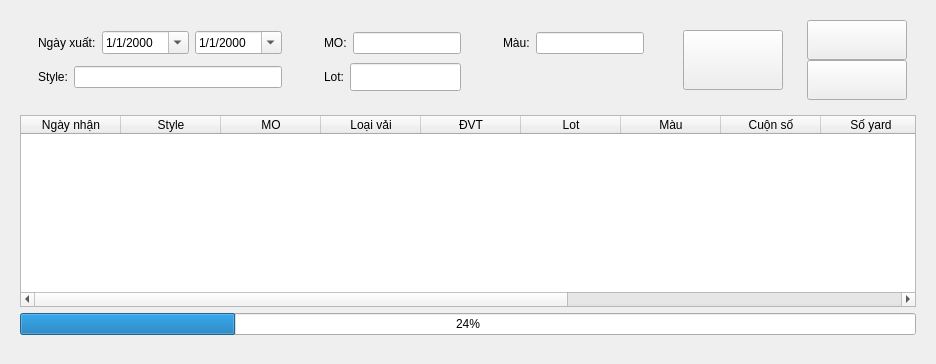
      <widget class="QWidget" name="tab_3">
       <attribute name="title">
        <string>Xuất kho</string>
       </attribute>
       <layout class="QVBoxLayout" name="verticalLayout_44">
        <item>
         <widget class="QWidget" name="widget_93" native="true">
          <layout class="QHBoxLayout" name="horizontalLayout_52">
           <item>
            <widget class="QWidget" name="widget_94" native="true">
             <layout class="QVBoxLayout" name="verticalLayout_39">
              <item>
               <widget class="QWidget" name="widget_95" native="true">
                <layout class="QHBoxLayout" name="horizontalLayout_53">
                 <property name="topMargin">
                  <number>0</number>
                 </property>
                 <property name="bottomMargin">
                  <number>0</number>
                 </property>
                 <item>
                  <widget class="QLabel" name="label_31">
                   <property name="text">
                    <string>Ngày xuất:</string>
                   </property>
                  </widget>
                 </item>
                 <item>
                  <widget class="QDateEdit" name="de301">
                   <property name="displayFormat">
                    <string>d/M/yyyy</string>
                   </property>
                   <property name="calendarPopup">
                    <bool>true</bool>
                   </property>
                  </widget>
                 </item>
                 <item>
                  <widget class="QDateEdit" name="de302">
                   <property name="displayFormat">
                    <string>d/M/yyyy</string>
                   </property>
                   <property name="calendarPopup">
                    <bool>true</bool>
                   </property>
                  </widget>
                 </item>
                </layout>
               </widget>
              </item>
              <item>
               <widget class="QWidget" name="widget_96" native="true">
                <layout class="QHBoxLayout" name="horizontalLayout_54">
                 <property name="topMargin">
                  <number>0</number>
                 </property>
                 <property name="bottomMargin">
                  <number>0</number>
                 </property>
                 <item>
                  <widget class="QLabel" name="label_32">
                   <property name="text">
                    <string>Style:</string>
                   </property>
                  </widget>
                 </item>
                 <item>
                  <widget class="QLineEdit" name="tb301">
                   <property name="text">
                    <string/>
                   </property>
                  </widget>
                 </item>
                </layout>
               </widget>
              </item>
             </layout>
            </widget>
           </item>
           <item>
            <widget class="QWidget" name="widget_97" native="true">
             <layout class="QVBoxLayout" name="verticalLayout_40">
              <item>
               <widget class="QWidget" name="widget_98" native="true">
                <layout class="QHBoxLayout" name="horizontalLayout_55">
                 <property name="topMargin">
                  <number>0</number>
                 </property>
                 <property name="bottomMargin">
                  <number>0</number>
                 </property>
                 <item>
                  <widget class="QLabel" name="label_33">
                   <property name="text">
                    <string>MO:</string>
                   </property>
                  </widget>
                 </item>
                 <item>
                  <widget class="QLineEdit" name="tb302">
                   <property name="text">
                    <string/>
                   </property>
                  </widget>
                 </item>
                </layout>
               </widget>
              </item>
              <item>
               <widget class="QWidget" name="widget_99" native="true">
                <layout class="QHBoxLayout" name="horizontalLayout_56">
                 <property name="topMargin">
                  <number>0</number>
                 </property>
                 <property name="bottomMargin">
                  <number>0</number>
                 </property>
                 <item>
                  <widget class="QLabel" name="label_34">
                   <property name="text">
                    <string>Lot:</string>
                   </property>
                  </widget>
                 </item>
                 <item>
                  <widget class="QLineEdit" name="tb303">
                   <property name="sizePolicy">
                    <sizepolicy hsizetype="Expanding" vsizetype="Preferred">
                     <horstretch>0</horstretch>
                     <verstretch>0</verstretch>
                    </sizepolicy>
                   </property>
                   <property name="text">
                    <string/>
                   </property>
                  </widget>
                 </item>
                </layout>
               </widget>
              </item>
             </layout>
            </widget>
           </item>
           <item>
            <widget class="QWidget" name="widget_100" native="true">
             <layout class="QVBoxLayout" name="verticalLayout_41">
              <item>
               <widget class="QWidget" name="widget_101" native="true">
                <layout class="QHBoxLayout" name="horizontalLayout_57">
                 <property name="topMargin">
                  <number>0</number>
                 </property>
                 <property name="bottomMargin">
                  <number>0</number>
                 </property>
                 <item>
                  <widget class="QLabel" name="label_35">
                   <property name="text">
                    <string>Màu:</string>
                   </property>
                  </widget>
                 </item>
                 <item>
                  <widget class="QLineEdit" name="tb304">
                   <property name="text">
                    <string/>
                   </property>
                  </widget>
                 </item>
                </layout>
               </widget>
              </item>
              <item>
               <widget class="QWidget" name="widget_102" native="true">
                <layout class="QHBoxLayout" name="horizontalLayout_58">
                 <property name="topMargin">
                  <number>0</number>
                 </property>
                 <property name="bottomMargin">
                  <number>0</number>
                 </property>
                </layout>
               </widget>
              </item>
             </layout>
            </widget>
           </item>
           <item>
            <widget class="QWidget" name="widget_103" native="true"/>
           </item>
           <item>
            <widget class="QWidget" name="widget_104" native="true">
             <layout class="QHBoxLayout" name="horizontalLayout_59">
              <item>
               <widget class="QPushButton" name="bt305">
                <property name="minimumSize">
                 <size>
                  <width>100</width>
                  <height>60</height>
                 </size>
                </property>
                <property name="toolTip">
                 <string>Tìm kiếm</string>
                </property>
                <property name="text">
                 <string/>
                </property>
                <property name="icon">
                 <iconset resource="resources.qrc">
                  <normaloff>:/icons/icons/search.svg</normaloff>:/icons/icons/search.svg</iconset>
                </property>
                <property name="iconSize">
                 <size>
                  <width>30</width>
                  <height>30</height>
                 </size>
                </property>
               </widget>
              </item>
             </layout>
            </widget>
           </item>
           <item>
            <widget class="QWidget" name="widget_106" native="true">
             <layout class="QVBoxLayout" name="verticalLayout_43">
              <property name="spacing">
               <number>0</number>
              </property>
              <property name="topMargin">
               <number>0</number>
              </property>
              <property name="bottomMargin">
               <number>0</number>
              </property>
              <item>
               <widget class="QPushButton" name="bt303">
                <property name="minimumSize">
                 <size>
                  <width>100</width>
                  <height>40</height>
                 </size>
                </property>
                <property name="toolTip">
                 <string>Quét mã QR xuất kho</string>
                </property>
                <property name="text">
                 <string/>
                </property>
                <property name="icon">
                 <iconset resource="resources.qrc">
                  <normaloff>:/icons/icons/maximize.svg</normaloff>:/icons/icons/maximize.svg</iconset>
                </property>
                <property name="iconSize">
                 <size>
                  <width>30</width>
                  <height>30</height>
                 </size>
                </property>
               </widget>
              </item>
              <item>
               <widget class="QPushButton" name="bt304">
                <property name="minimumSize">
                 <size>
                  <width>100</width>
                  <height>40</height>
                 </size>
                </property>
                <property name="toolTip">
                 <string>Tải xuống file Excel</string>
                </property>
                <property name="text">
                 <string/>
                </property>
                <property name="icon">
                 <iconset resource="resources.qrc">
                  <normaloff>:/icons/icons/download.svg</normaloff>:/icons/icons/download.svg</iconset>
                </property>
                <property name="iconSize">
                 <size>
                  <width>30</width>
                  <height>30</height>
                 </size>
                </property>
               </widget>
              </item>
             </layout>
            </widget>
           </item>
          </layout>
         </widget>
        </item>
        <item>
         <widget class="QWidget" name="widget_107" native="true">
          <property name="sizePolicy">
           <sizepolicy hsizetype="Preferred" vsizetype="Expanding">
            <horstretch>0</horstretch>
            <verstretch>0</verstretch>
           </sizepolicy>
          </property>
          <layout class="QHBoxLayout" name="horizontalLayout_60">
           <property name="spacing">
            <number>0</number>
           </property>
           <property name="topMargin">
            <number>0</number>
           </property>
           <property name="bottomMargin">
            <number>0</number>
           </property>
           <item>
            <widget class="QTableWidget" name="tableWidget_5">
             <column>
              <property name="text">
               <string>Ngày nhận</string>
              </property>
             </column>
             <column>
              <property name="text">
               <string>Style</string>
              </property>
             </column>
             <column>
              <property name="text">
               <string>MO</string>
              </property>
             </column>
             <column>
              <property name="text">
               <string>Loại vải</string>
              </property>
             </column>
             <column>
              <property name="text">
               <string>ĐVT</string>
              </property>
             </column>
             <column>
              <property name="text">
               <string>Lot</string>
              </property>
             </column>
             <column>
              <property name="text">
               <string>Màu</string>
              </property>
             </column>
             <column>
              <property name="text">
               <string>Cuộn số</string>
              </property>
             </column>
             <column>
              <property name="text">
               <string>Số yard</string>
              </property>
             </column>
             <column>
              <property name="text">
               <string>Vị trí</string>
              </property>
             </column>
             <column>
              <property name="text">
               <string>ID</string>
              </property>
             </column>
             <column>
              <property name="text">
               <string>Thời gian xả vải</string>
              </property>
             </column>
             <column>
              <property name="text">
               <string>Thời gian xuất kho</string>
              </property>
             </column>
            </widget>
           </item>
          </layout>
         </widget>
        </item>
        <item>
         <widget class="QWidget" name="widget_92" native="true">
          <layout class="QVBoxLayout" name="verticalLayout_38">
           <property name="spacing">
            <number>0</number>
           </property>
           <property name="topMargin">
            <number>0</number>
           </property>
           <property name="bottomMargin">
            <number>0</number>
           </property>
           <item>
            <widget class="QProgressBar" name="progressBar_5">
             <property name="value">
              <number>24</number>
             </property>
            </widget>
           </item>
           <item>
            <widget class="QLabel" name="lb301">
             <property name="font">
              <font>
               <pointsize>12</pointsize>
              </font>
             </property>
             <property name="styleSheet">
              <string notr="true"/>
             </property>
             <property name="text">
              <string/>
             </property>
             <property name="alignment">
              <set>Qt::AlignCenter</set>
             </property>
            </widget>
           </item>
          </layout>
         </widget>
        </item>
       </layout>
      </widget>
